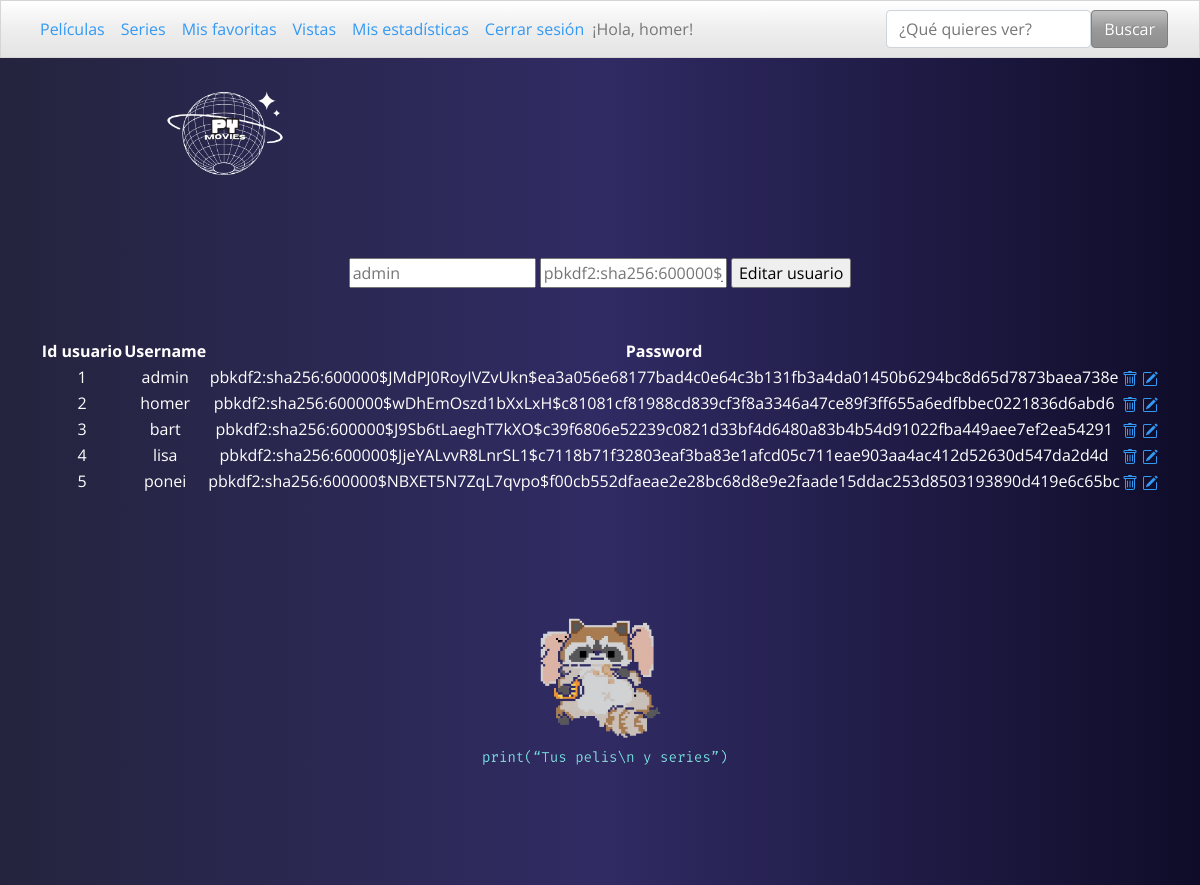
Screenshot of /editar_usuarios/1 (signed in) with the database file from the repository.
### app.py (models this page shows)
class IdUsuario(UserMixin, db.Model):
    id = db.Column(db.Integer, primary_key=True)
    username = db.Column(db.String(150), unique=True, nullable=False)
    password = db.Column(db.String(150), nullable=False)
    favoritas = db.relationship('PeliculaFavorita', backref='IdUsuario', lazy=True)

### app.py (the view, shortened to what this page needs)
@app.route('/editar_usuarios/<int:id>', methods=['POST', 'GET'])
@login_required
def editar_usuarios(id):
    usuarios = db.session.query(IdUsuario).all()
    usuario = db.session.query(IdUsuario).filter_by(id=int(id)).first()
    return render_template('editar-usuarios.html', usuario=usuario, usuarios=usuarios)

### app.py (called while the page is built)
@login_manager.user_loader
def load_user(id_usuario):
    return IdUsuario.query.get(int(id_usuario))

### templates/editar-usuarios.html (shortened to what this page needs)
{% extends "contents.html" %}
{%block content %}
 <form class="text-center" action="{{url_for('editar_usuarios', id=usuario.id) }}"
       style="margin-top: 50px" method='POST' enctype='multipart/form-data'>
     <input type="text" name="username" placeholder="{{ usuario.username }}"/>
     <input type="password" name="password" placeholder="{{ usuario.password }}"/>
     <input type="submit" value="Editar usuario"/>
 </form>
 <table class="text-center mx-auto text-white" style="margin-top: 50px">
        <th>Id usuario</th>
        <th>Username</th>
        <th>Password</th>
        {% for usuario in usuarios %}
        <tr>
            <td>{{ usuario.id }}</td>
            <td>{{ usuario.username }}</td>
            <td>{{ usuario.password }}</td>
            <td>
                <a href="{{ url_for('eliminar_usuario', id=usuario.id) }} ">
                <a href="{{ url_for('editar_usuarios', id=usuario.id) }}">
                </a>
                </tr>
             {% endfor %}
         </table>
{% endblock %}

### templates/contents.html (shortened to what this page needs)
<!DOCTYPE html>
<html lang="en">
<head>
    <link href="https://stackpath.bootstrapcdn.com/bootstrap/4.5.2/css/bootstrap.min.css" rel="stylesheet">
    <link rel="stylesheet" href="https://cdn.jsdelivr.net/npm/bootswatch@4.5.2/dist/spacelab/bootstrap.min.css">
    <link rel="stylesheet" href= "{{ url_for('static', filename= 'main.css') }}">
</head>
<body>
    <nav class="navbar navbar-expand-lg bg-light" data-bs-theme="light">
        <div class="container-fluid justify-content-center">
    <div class="collapse navbar-collapse" id="navbarColor04">
      <ul class="navbar-nav">
          <li class="nav-item">
          <a class="nav-link" href="{{ url_for('catalogo_peliculas') }}">Películas</a>
        </li>
        <li class="nav-item">
          <a class="nav-link active" href="{{ url_for('catalogo_series') }}">Series </a>
        </li>
        <li class="nav-item">
          <a class="nav-link" href="{{ url_for('mostrar_favoritas') }}">Mis favoritas</a>
        </li>
        <li class="nav-item">
          <a class="nav-link" href="{{ url_for('mostrar_vistas') }}">Vistas</a>
        </li>
        <li class="nav-item">
          <a class="nav-link" href="{{ url_for('estadisticas') }}">Mis estadísticas</a>
        </li>
        <li class="nav-item">
            <a class="nav-link" href="{{url_for('home') }}">Cerrar sesión</a>
        </li>
        </ul>
        <div>¡Hola, {{ current_user.username }}!</div>
        <form class="d-flex ml-auto" action="{{ url_for('busqueda') }}" method="POST">
        <input class="form-control me-sm-2" type="search" name="busqueda" placeholder="¿Qué quieres ver?">
        <button class="btn btn-secondary my-2 my-sm-0" type="submit">Buscar</button>
      </form>
    </div>
  </div>
</nav>
<p>
    <img src="/static/py2.png" alt="logo" width="150" height="150" style="margin-left: 150px">
</p>
    {% block content %}
    {% endblock %}
    <p style="text-align:center; margin-top: 100px">
        <img src="/static/print2.png" alt="pypanda" width="275" height="275" class="center">
    </p>
</body>
</html>

### static/main.css (style rules this page uses)
body { background: #0f0c29; background: -webkit-linear-gradient(to right, #24243e, #302b63, #0f0c29); background: linear-gradient(to right, #24243e, #302b63, #0f0c29); }
.center { text-align: center; }

### rows the page displays
IdUsuario: username "homer", id "2", password "pbkdf2:sha256:600000$wDhEmOszd1bXxLxH$c81081cf81988cd839cf3f8a3346a47ce89f3ff655a6edfbbec0221836d6abd6"
IdUsuario: username "admin", id "1", password "pbkdf2:sha256:600000$JMdPJ0RoyIVZvUkn$ea3a056e68177bad4c0e64c3b131fb3a4da01450b6294bc8d65d7873baea738e"
IdUsuario: id "3", username "bart", password "pbkdf2:sha256:600000$J9Sb6tLaeghT7kXO$c39f6806e52239c0821d33bf4d6480a83b4b54d91022fba449aee7ef2ea54291"
IdUsuario: id "4", username "lisa", password "pbkdf2:sha256:600000$JjeYALvvR8LnrSL1$c7118b71f32803eaf3ba83e1afcd05c711eae903aa4ac412d52630d547da2d4d"
IdUsuario: id "5", username "ponei", password "pbkdf2:sha256:600000$NBXET5N7ZqL7qvpo$f00cb552dfaeae2e28bc68d8e9e2faade15ddac253d8503193890d419e6c65bc"
